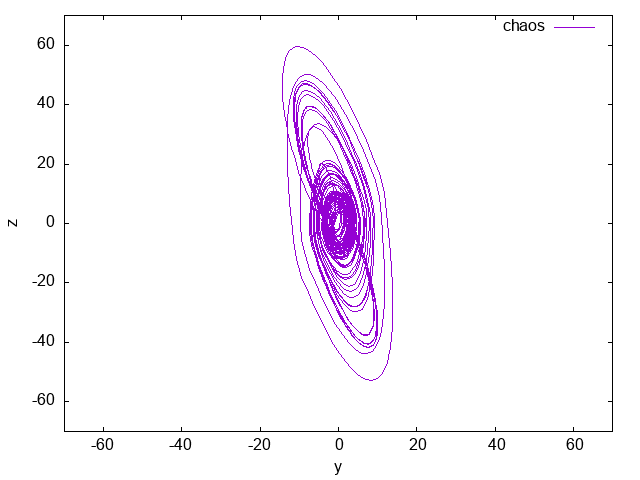

Recreate this plot in gnuplot.
set xrange [-70:70]
set yrange [-70:70]
set xlabel "y" 
set ylabel "z"
set terminal png
set output 'chaos-3.png'
set parametric
plot 'chaos-3.txt' using 2:3 with lines title "chaos"